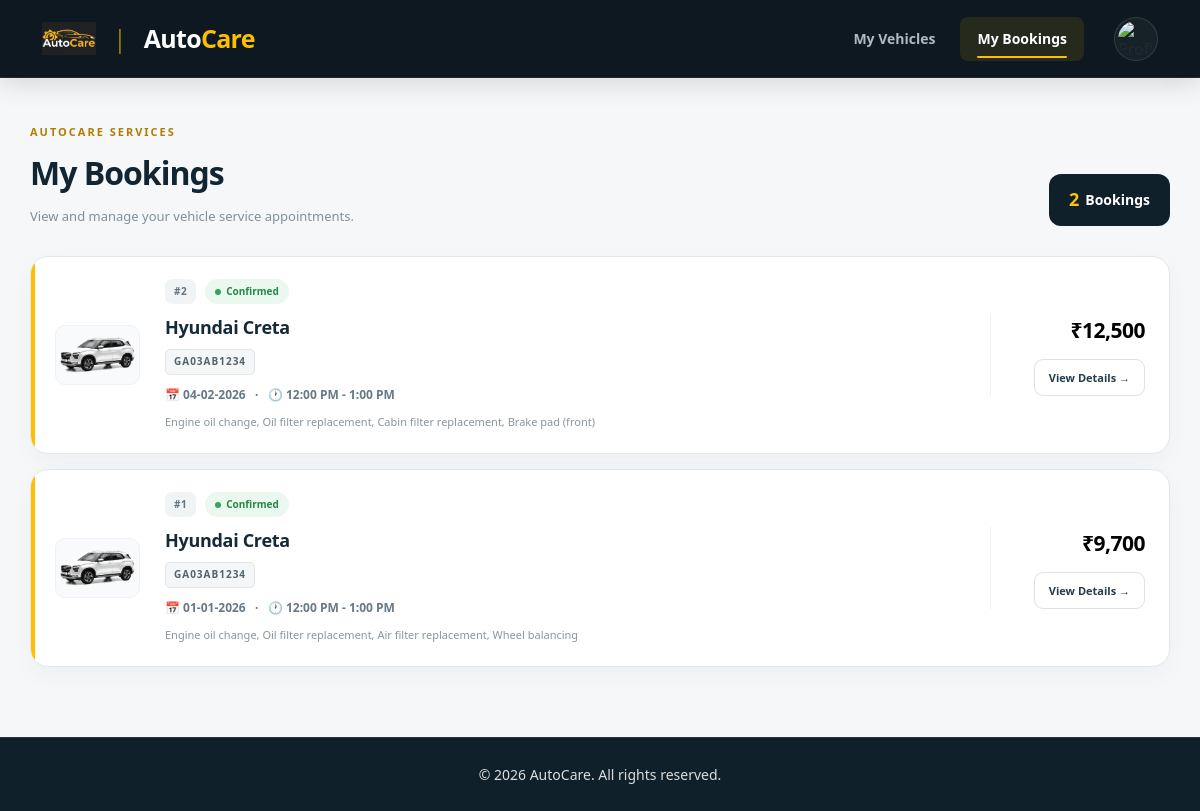
The page /bookings.php (signed in) on the database its author committed.
### tables this page shows
CREATE TABLE `bookings` (
  `id` int(11) NOT NULL AUTO_INCREMENT,
  `user` varchar(100) NOT NULL,
  `vehicle_id` int(11) NOT NULL,
  `service_date` date DEFAULT NULL,
  `time_slot` varchar(50) DEFAULT NULL,
  `services` text DEFAULT NULL,
  `special_request` text DEFAULT NULL,
  `total` int(11) DEFAULT 1500,
  `advance` int(11) DEFAULT 500,
  `status` varchar(50) DEFAULT 'Confirmed',
  `created_at` timestamp NOT NULL DEFAULT current_timestamp(),
  PRIMARY KEY (`id`),
  KEY `user` (`user`),
  KEY `vehicle_id` (`vehicle_id`)
);

CREATE TABLE `vehicles` (
  `id` int(11) NOT NULL AUTO_INCREMENT,
  `user` varchar(100) NOT NULL,
  `company` varchar(100) NOT NULL,
  `model` varchar(100) NOT NULL,
  `year` varchar(10) DEFAULT '2024',
  `fuel` varchar(50) DEFAULT 'Petrol',
  `variant` varchar(150) DEFAULT NULL,
  `license_no` varchar(50) NOT NULL,
  `kms` int(11) NOT NULL DEFAULT 10000,
  `last_service` date DEFAULT NULL,
  `ownership_date` date DEFAULT NULL,
  `kms_last_service` int(11) DEFAULT 5000,
  `created_at` timestamp NOT NULL DEFAULT current_timestamp(),
  PRIMARY KEY (`id`),
  KEY `user` (`user`)
);

### includes/auth.php (called while the page is built, shortened)
<?php
function current_username() {
    return $_SESSION['user'] ?? null;
}

### includes/vehicle_image.php (called while the page is built, shortened)
<?php
if (!function_exists('get_vehicle_image')) {
    function get_vehicle_image($company, $model = '', $fuel = '')
    {
        $c = strtolower(trim($company ?? ''));
        $m = strtolower(trim($model ?? ''));
        $combined = $c . ' ' . $m;
        if (
            strpos($c, 'hyundai') !== false ||
            strpos($m, 'creta') !== false ||
            strpos($m, 'venue') !== false ||
            strpos($m, 'alcazar') !== false ||
            strpos($m, 'exter') !== false
        ) {
            return 'creta.png';
        }
        return 'car-bg.png';
    }
}

### bookings.php (the view, shortened to what this page needs)
<?php
require_once("includes/db.php");
require_once("includes/auth.php");
require_once("includes/vehicle_image.php");
$user = current_username();
$stmt = $conn->prepare("
    SELECT b.*, v.company, v.model, v.license_no
    FROM bookings b
    LEFT JOIN vehicles v ON b.vehicle_id = v.id
    WHERE b.user = ?
    ORDER BY b.service_date DESC, b.id DESC
");
$stmt->bind_param("s", $user);
$stmt->execute();
$bookings = $stmt->get_result()->fetch_all(MYSQLI_ASSOC);
?>
<!DOCTYPE html>
<html lang="en">
<head>
<link rel="stylesheet" href="assets/css/style.css">
</head>
<body>
<?php include("includes/header_app.php"); ?>
<main class="bookings-page">
    <div class="bookings-header">
        <div class="bookings-heading">
            <span>
                AUTOCARE SERVICES
            </span>
            <h1>
                My Bookings
            </h1>
            <p>
                View and manage your vehicle service appointments.
            </p>
        </div>
        <div class="booking-count">
            <strong>
                <?= count($bookings) ?>
            </strong>
            <?= count($bookings) === 1 ? 'Booking' : 'Bookings' ?>
        </div>
    </div>
    <?php if (empty($bookings)) { ?>
        <div class="empty-state">
            <div class="empty-icon">
                +
            </div>
            <h3>
                No service bookings yet.
            </h3>
            <p>
                Once you book a service for one of your vehicles,
                your appointment details will appear here.
            </p>
            <a
                href="vehicles.php"
                class="primary-btn"
            >
                Go to My Vehicles →
            </a>
        </div>
    <?php } else { ?>
        <div class="bookings-list">
            <?php foreach ($bookings as $b) {
                $date_display =
                    !empty($b['service_date'])
                    ? (new DateTime($b['service_date']))->format("d-m-Y")
                    : "N/A";
                $slot_display = "N/A";
                if (!empty($b['time_slot'])) {
                    $parts =
                        explode("-", trim($b['time_slot']));
                    if (count($parts) === 2) {
                        $slot_display =
                            date("g:i A", strtotime($parts[0]))
                            . " - "
                            . date("g:i A", strtotime($parts[1]));
                    }
                }
                $status =
                    $b['status']
                    ?: 'Confirmed';
                $status_lower =
                    strtolower($status);
                $status_class =
                    $status_lower === 'confirmed'
                    ? 'status-good'
                    : (
                        $status_lower === 'cancelled'
                        ? 'status-bad'
                        : 'status-moderate'
                    );
                $b_img = get_vehicle_image($b['company'] ?? '', $b['model'] ?? '');
                $vehicle_name = trim(($b['company'] ?? '') . ' ' . ($b['model'] ?? '')) ?: 'Vehicle unavailable';
            ?>
                <article class="booking-card">
                    <div style="width: 85px; height: 60px; flex-shrink: 0; background: #f8fafc; border-radius: 10px; display: flex; align-items: center; justify-content: center; padding: 4px; border: 1px solid #eef2f6;">
                        <img src="assets/images/<?= htmlspecialchars($b_img) ?>" alt="<?= htmlspecialchars($vehicle_name) ?>" style="max-width: 100%; max-height: 100%; object-fit: contain;">
                    </div>
                    <div class="booking-card-main">
                        <div class="booking-card-top">
                            <span class="booking-id-tag">
                                #<?= (int)$b['id'] ?>
                            </span>
                            <span
                                class="<?= $status_class ?> booking-status-pill"
                            >
                                <?= htmlspecialchars($status) ?>
                            </span>
                        </div>
                        <h3>
                            <?= htmlspecialchars($vehicle_name) ?>
                        </h3>
                        <?php if (!empty($b['license_no'])) { ?>
                            <p class="vehicle-plate">
                                <?= htmlspecialchars(
                                    $b['license_no']
                                ) ?>
                            </p>
                        <?php } ?>
                        <p class="booking-meta">
                            📅 <?= $date_display ?>
                            &nbsp; · &nbsp;
                            🕐 <?= $slot_display ?>
                        </p>
                        <?php if (!empty($b['services'])) { ?>
                            <p class="booking-services">
                                <?= htmlspecialchars(
                                    $b['services']
                                ) ?>
                            </p>
                        <?php } ?>
                    </div>
                    <div class="booking-card-side">
                        <div class="booking-amount">
                            ₹<?= number_format(
                                (int)$b['total']
                            ) ?>
                        </div>
                        <a
                            href="confirmation.php?id=<?= (int)$b['id'] ?>"
                            class="ghost-btn small"
                        >
                            View Details →
                        </a>
                    </div>
                </article>
            <?php } ?>
        </div>
    <?php } ?>
</main>
<?php include("includes/footer.php"); ?>
</body>
</html>

### assets/css/style.css (style rules this page uses)
*, *::before, *::after { box-sizing: border-box; }
html { margin: 0; padding: 0; width: 100%; overflow-x: hidden; }
body { margin: 0; padding: 0; width: 100%; min-height: 100vh; font-family: "Segoe UI", Arial, sans-serif; background: #f5f7fa; color: #202a33; font-size: 16px; line-height: 1.55; overflow-x: hidden; }
img { max-width: 100%; }
a { color: inherit; }
:root { --navy: #101c24; --navy-2: #172833; --navy-3: #203642; --yellow: #ffc107; --yellow-dark: #dca400; --yellow-light: #fff7dc; --text: #202a33; --muted: #697581; --white: #ffffff; --border: #e2e7ec; --green: #258942; --red: #d9363e; --shadow-sm: 0 4px 14px rgba(20, 30, 40, 0.06); --shadow-md: 0 8px 25px rgba(20, 30, 40, 0.09); --shadow-lg: 0 16px 40px rgba(20, 30, 40, 0.12); }
.vehicle-plate { margin: 0 0 8px; color: #69747e; font-size: 14px; font-weight: 700; }
.ghost-btn { flex: 1; display: inline-flex; justify-content: center; align-items: center; padding: 10px; border: 1px solid #d6dce1; border-radius: 8px; background: #fff; color: #28343e; text-decoration: none; font-size: 14px; font-weight: 700; transition: 0.2s ease; }
.ghost-btn.small { flex: none; padding: 8px 12px; font-size: 13px; }
h3 { color: #1f2a33; font-weight: 750; }
.status-good { color: var(--green) !important; font-weight: 700; }
.bookings-list { display: flex; flex-direction: column; gap: 15px; }
.booking-card { background: #fff; border: 1px solid var(--border); border-radius: 13px; box-shadow: var(--shadow-sm); padding: 20px 22px; display: flex; justify-content: space-between; align-items: center; gap: 25px; flex-wrap: wrap; }
.booking-card-main { min-width: 0; }
.booking-card-main h3 { margin: 6px 0 3px; color: #1f2932; font-size: 19px; }
.booking-card-top { display: flex; align-items: center; gap: 10px; flex-wrap: wrap; }
.booking-id-tag { font-size: 13px; color: #8a939b; font-weight: 700; }
.booking-status-pill { font-size: 11px; font-weight: 800; padding: 4px 10px; border-radius: 20px; text-transform: uppercase; }
.booking-meta { color: #66717a; font-size: 14px; margin: 5px 0; }
.booking-services { color: #7b858d; font-size: 13px; max-width: 600px; }
.booking-card-side { text-align: right; display: flex; flex-direction: column; align-items: flex-end; gap: 8px; }
.booking-amount { font-size: 20px; font-weight: 800; color: #1d3440; }

### rows shown on the page
bookings: id "2", status "Confirmed", vehicle.model "Hyundai Creta", vehicle.license_no "GA03AB1234", service_date "04-02-2026", time_slot "12:00 PM - 1:00 PM", services "Engine oil change, Oil filter replacement, Cabin filter replacement, Brake pad (front)", total "12,500"
bookings: id "1", status "Confirmed", vehicle.model "Hyundai Creta", vehicle.license_no "GA03AB1234", service_date "01-01-2026", time_slot "12:00 PM - 1:00 PM", services "Engine oil change, Oil filter replacement, Air filter replacement, Wheel balancing", total "9,700"

### other values the page prints
count($bookings) "2"
